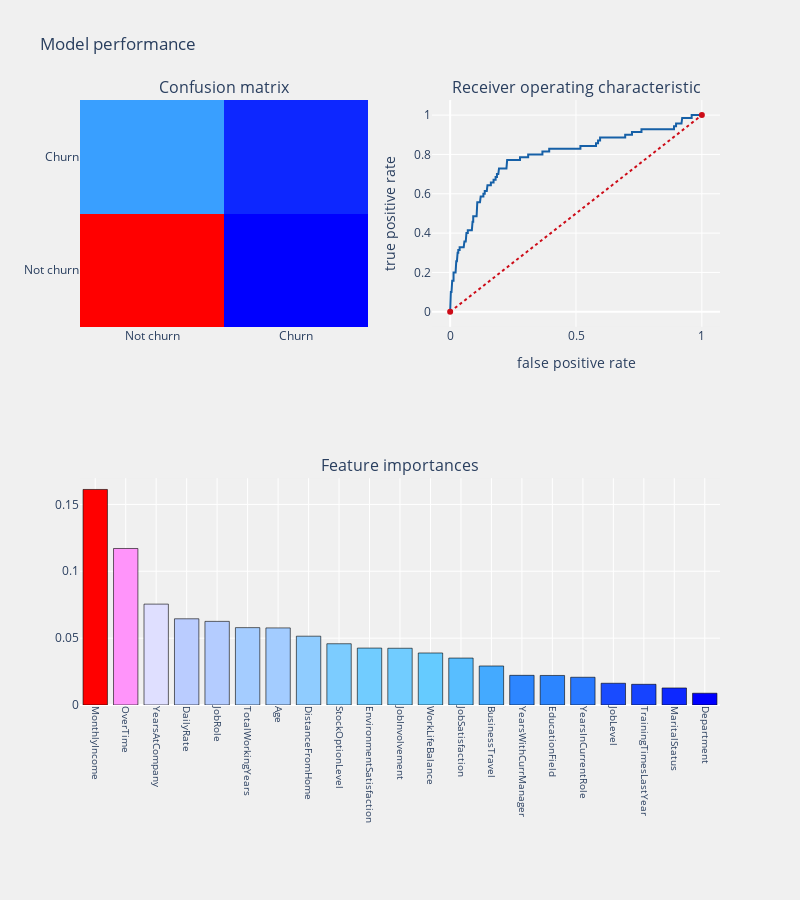

Notebook code cell kept with this figure:
### Code cell
telecom_churn_prediction(gb,xtrain,xtest,ytrain,ytest,'features')

### Figure 1 — Plotly figure (JSON) as saved in the notebook; plotly's stock layout.template omitted (floating-point values rounded to 4 significant figures)
{"data": [{"colorscale": [[0, "rgb(0,0,255)"], [0.1, "rgb(51,153,255)"], [0.2, "rgb(102,204,255)"], [0.3, "rgb(153,204,255)"], [0.4, "rgb(204,204,255)"], [0.5, "rgb(255,255,255)"], [0.6, "rgb(255,204,255)"], [0.7, "rgb(255,153,255)"], [0.8, "rgb(255,102,204)"], [0.9, "rgb(255,102,102)"], [1, "rgb(255,0,0)"]], "name": "Confusion matrix", "showscale": false, "type": "heatmap", "x": ["Not churn", "Churn"], "xaxis": "x", "y": ["Not churn", "Churn"], "yaxis": "y", "z": [[360, 11], [50, 20]]}, {"line": {"color": "rgb(22, 96, 167)", "width": 2}, "name": "Roc: 0.628032345013477", "type": "scatter", "x": [0, 0, 0, 0.002695, 0.002695, 0.005391, 0.005391, 0.008086, 0.008086, 0.01348, 0.01348, 0.02156, 0.02156, 0.02426, 0.02426, 0.02695, 0.02695, 0.02965, 0.02965, 0.03235, 0.03235, 0.03774, 0.03774, 0.05391, 0.05391, 0.0566, 0.0566, 0.06199, 0.06199, 0.06469, 0.06469, 0.07008, 0.07008, 0.08625, 0.08625, 0.08895, 0.08895, 0.09164, 0.09164, 0.1051, 0.1051, 0.1078, 0.1078, 0.1186, 0.1186, 0.1213, 0.1213, 0.1321, 0.1321, 0.1375, 0.1375, 0.1456, 0.1456, 0.1482, 0.1482, 0.1617, 0.1617, 0.1725, 0.1725, 0.1806, 0.1806, 0.186, 0.186, 0.1914, 0.1914, 0.1941, 0.1941, 0.2237, 0.2237, 0.2264, 0.2264, 0.2776, 0.2776, 0.31, 0.31, 0.3666, 0.3666, 0.3935, 0.3935, 0.5175, 0.5175, 0.5795, 0.5795, 0.5876, 0.5876, 0.5957, 0.5957, 0.6954, 0.6954, 0.7224, 0.7224, 0.7601, 0.7601, 0.8895, 0.8895, 0.8976, 0.8976, 0.9191, 0.9191, 0.9218, 0.9218, 0.9596, 0.9596, 1], "xaxis": "x2", "y": [0, 0.01429, 0.08571, 0.08571, 0.1, 0.1, 0.1286, 0.1286, 0.1571, 0.1571, 0.2, 0.2, 0.2143, 0.2143, 0.2571, 0.2571, 0.2857, 0.2857, 0.3, 0.3, 0.3143, 0.3143, 0.3286, 0.3286, 0.3429, 0.3429, 0.3571, 0.3571, 0.3714, 0.3714, 0.4, 0.4, 0.4143, 0.4143, 0.4429, 0.4429, 0.4571, 0.4571, 0.4857, 0.4857, 0.5429, 0.5429, 0.5571, 0.5571, 0.5714, 0.5714, 0.5857, 0.5857, 0.6, 0.6, 0.6143, 0.6143, 0.6286, 0.6286, 0.6429, 0.6429, 0.6571, 0.6571, 0.6714, 0.6714, 0.6857, 0.6857, 0.7, 0.7, 0.7143, 0.7143, 0.7286, 0.7286, 0.7571, 0.7571, 0.7714, 0.7714, 0.7857, 0.7857, 0.8, 0.8, 0.8143, 0.8143, 0.8286, 0.8286, 0.8429, 0.8429, 0.8571, 0.8571, 0.8714, 0.8714, 0.8857, 0.8857, 0.9, 0.9, 0.9143, 0.9143, 0.9286, 0.9286, 0.9429, 0.9429, 0.9571, 0.9571, 0.9714, 0.9714, 0.9857, 0.9857, 1, 1], "yaxis": "y2"}, {"line": {"color": "rgb(205, 12, 24)", "dash": "dot", "width": 2}, "type": "scatter", "x": [0, 1], "xaxis": "x2", "y": [0, 1], "yaxis": "y2"}, {"marker": {"color": [0.1612, 0.1171, 0.07545, 0.06448, 0.06255, 0.05786, 0.05765, 0.05146, 0.04582, 0.04256, 0.04243, 0.0389, 0.03509, 0.02917, 0.02219, 0.02209, 0.02074, 0.01626, 0.01548, 0.01274, 0.008804], "colorscale": [[0, "rgb(0,0,255)"], [0.1, "rgb(51,153,255)"], [0.2, "rgb(102,204,255)"], [0.3, "rgb(153,204,255)"], [0.4, "rgb(204,204,255)"], [0.5, "rgb(255,255,255)"], [0.6, "rgb(255,204,255)"], [0.7, "rgb(255,153,255)"], [0.8, "rgb(255,102,204)"], [0.9, "rgb(255,102,102)"], [1, "rgb(255,0,0)"]], "line": {"color": "black", "width": 0.6}}, "name": "coefficients", "type": "bar", "x": ["MonthlyIncome", "OverTime", "YearsAtCompany", "DailyRate", "JobRole", "TotalWorkingYears", "Age", "DistanceFromHome", "StockOptionLevel", "EnvironmentSatisfaction", "JobInvolvement", "WorkLifeBalance", "JobSatisfaction", "BusinessTravel", "YearsWithCurrManager", "EducationField", "YearsInCurrentRole", "JobLevel", "TrainingTimesLastYear", "MaritalStatus", "Department"], "xaxis": "x3", "y": [0.1612, 0.1171, 0.07545, 0.06448, 0.06255, 0.05786, 0.05765, 0.05146, 0.04582, 0.04256, 0.04243, 0.0389, 0.03509, 0.02917, 0.02219, 0.02209, 0.02074, 0.01626, 0.01548, 0.01274, 0.008804], "yaxis": "y3"}], "layout": {"annotations": [{"font": {"size": 16}, "showarrow": false, "text": "Confusion matrix", "x": 0.225, "xanchor": "center", "xref": "paper", "y": 1, "yanchor": "bottom", "yref": "paper"}, {"font": {"size": 16}, "showarrow": false, "text": "Receiver operating characteristic", "x": 0.775, "xanchor": "center", "xref": "paper", "y": 1, "yanchor": "bottom", "yref": "paper"}, {"font": {"size": 16}, "showarrow": false, "text": "Feature importances", "x": 0.5, "xanchor": "center", "xref": "paper", "y": 0.375, "yanchor": "bottom", "yref": "paper"}], "autosize": false, "height": 900, "margin": {"b": 195}, "paper_bgcolor": "rgba(240,240,240, 0.95)", "plot_bgcolor": "rgba(240,240,240, 0.95)", "showlegend": false, "title": {"text": "Model performance"}, "width": 800, "xaxis": {"anchor": "y", "domain": [0, 0.45]}, "xaxis2": {"anchor": "y2", "domain": [0.55, 1], "title": {"text": "false positive rate"}}, "xaxis3": {"anchor": "y3", "domain": [0, 1], "showgrid": true, "tickangle": 90, "tickfont": {"size": 10}}, "yaxis": {"anchor": "x", "domain": [0.625, 1]}, "yaxis2": {"anchor": "x2", "domain": [0.625, 1], "title": {"text": "true positive rate"}}, "yaxis3": {"anchor": "x3", "domain": [0, 0.375]}}}
